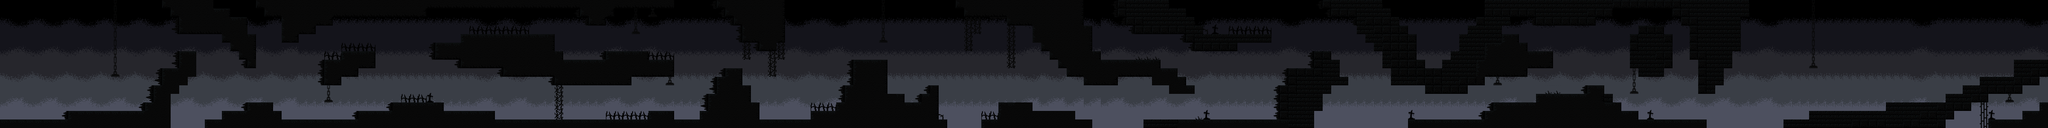

A 2D game scene composited from a Tiled map and its tileset images. What follows is a short description and the map's XML, with each tile layer's data collapsed to a summary:
An orthogonal 240x15 tile map with 16x16 px tiles, 3 tile layers (Kachelebene 2, colliedes, deaths), 5 tilesets and 221 objects.

<map version="1.2" tiledversion="1.3.1" orientation="orthogonal" renderorder="right-down" compressionlevel="0" width="240" height="15" tilewidth="16" tileheight="16" infinite="0" nextlayerid="23" nextobjectid="435">
 <editorsettings>
  <export target="." format="tmx" />
 </editorsettings>
 <tileset firstgid="1" source="tileset_15.tsx" />
 <tileset firstgid="41" name="bg_void_02" tilewidth="64" tileheight="240" tilecount="1" columns="1">
  <image source="bg_void_02.png" width="64" height="240" />
 </tileset>
 <tileset firstgid="42" name="spikess" tilewidth="16" tileheight="16" tilecount="2" columns="1">
  <image source="spikes.png" width="16" height="32" />
 </tileset>
 <tileset firstgid="44" name="dekopack1" tilewidth="16" tileheight="16" tilecount="10" columns="5">
  <image source="dekopack1.png" width="80" height="32" />
 </tileset>
 <tileset firstgid="54" name="Grave02" tilewidth="13" tileheight="18" tilecount="1" columns="1">
  <image source="Grave02.png" width="13" height="18" />
 </tileset>
 <layer id="10" name="Kachelebene 2" width="240" height="15">
  <data>[3600 cells, 149 non-empty, 2 distinct tile ids]</data>
 </layer>
 <objectgroup id="17" name="hitboxes">
  <object id="135" x="0" y="224" width="160" height="16" />
  <object id="147" x="2000" y="64" width="16" height="16" />
  <object id="148" x="1936" y="48" width="80" height="16" />
  <object id="149" x="1888" y="32" width="64" height="16" />
  <object id="150" x="1808" y="16" width="96" height="16" />
  <object id="151" x="1792" y="0" width="32" height="16" />
  <object id="163" x="672" y="208" width="80" height="16" />
  <object id="164" x="736" y="192" width="96" height="16" />
  <object id="165" x="816" y="208" width="112" height="16" />
  <object id="167" x="912" y="224" width="320" height="16" />
  <object id="168" x="1216" y="208" width="48" height="16" />
  <object id="169" x="1248" y="224" width="288" height="16" />
  <object id="170" x="1520" y="208" width="64" height="16" />
  <object id="171" x="1568" y="192" width="32" height="16" />
  <object id="172" x="1584" y="160" width="16" height="32" />
  <object id="175" x="1664" y="176" width="32" height="16" />
  <object id="176" x="1728" y="176" width="32" height="16" />
  <object id="177" x="1744" y="160" width="16" height="16" />
  <object id="178" x="1840" y="224" width="32" height="16" />
  <object id="182" x="608" y="15.1818" width="194" height="17.6364" />
  <object id="183" x="784" y="0" width="320" height="16" />
  <object id="184" x="1088" y="16" width="64" height="16" />
  <object id="185" x="1104" y="32" width="32" height="16" />
  <object id="186" x="1152" y="0" width="112" height="16" />
  <object id="187" x="1136" y="96" width="80" height="16" />
  <object id="188" x="1216" y="112" width="48" height="32" />
  <object id="189" x="1184" y="128" width="32" height="16" />
  <object id="190" x="1040" y="144" width="144" height="16" />
  <object id="191" x="944" y="128" width="96" height="16" />
  <object id="194" x="832" y="96" width="32" height="16" />
  <object id="195" x="864" y="112" width="80" height="16" />
  <object id="196" x="1040" y="96" width="16" height="16" />
  <object id="197" x="1056" y="112" width="80" height="16" />
  <object id="198" x="1344" y="0" width="32" height="16" />
  <object id="199" x="1360" y="16" width="32" height="16" />
  <object id="200" x="1376" y="32" width="32" height="16" />
  <object id="201" x="1392" y="48" width="32" height="32" />
  <object id="202" x="1424" y="64" width="32" height="32" />
  <object id="203" x="1456" y="0" width="16" height="80" />
  <object id="204" x="608" y="112" width="32" height="48" />
  <object id="205" x="640" y="96" width="32" height="48" />
  <object id="206" x="672" y="96" width="32" height="32" />
  <object id="207" x="2096" y="0" width="32" height="32" />
  <object id="208" x="2112" y="32" width="32" height="16" />
  <object id="209" x="2128" y="48" width="112" height="16" />
  <object id="210" x="2224" y="64" width="32" height="16" />
  <object id="212" x="2240" y="80" width="80" height="16" />
  <object id="214" x="2176" y="128" width="32" height="16" />
  <object id="215" x="2208" y="144" width="16" height="16" />
  <object id="217" x="2320" y="64" width="64" height="16" />
  <object id="218" x="2496" y="16" width="48" height="16" />
  <object id="219" x="2544" y="32" width="64" height="16" />
  <object id="227" x="2784" y="0" width="32" height="16" />
  <object id="228" x="2608" y="128" width="64" height="16" />
  <object id="229" x="2656" y="144" width="32" height="16" />
  <object id="230" x="2672" y="160" width="32" height="16" />
  <object id="231" x="2688" y="224" width="112" height="16" />
  <object id="232" x="2784" y="208" width="32" height="16" />
  <object id="233" x="2800" y="192" width="96" height="16" />
  <object id="234" x="2880" y="176" width="112" height="16" />
  <object id="235" x="2976" y="160" width="32" height="16" />
  <object id="236" x="2432" y="128" width="32" height="16" />
  <object id="249" x="2320" y="224" width="80" height="16" />
  <object id="258" x="3056" y="64" width="16" height="32" />
  <object id="259" x="3072" y="48" width="48" height="16" />
  <object id="260" x="3120" y="64" width="16" height="48" />
  <object id="261" x="3120" y="112" width="16" height="16" />
  <object id="262" x="2800" y="16" width="80" height="16" />
  <object id="263" x="2880" y="32" width="112" height="16" />
  <object id="264" x="2976" y="16" width="48" height="16" />
  <object id="265" x="3024" y="0" width="128" height="16" />
  <object id="266" x="3136" y="16" width="32" height="16" />
  <object id="267" x="3152" y="32" width="32" height="16" />
  <object id="268" x="3168" y="48" width="16" height="64" />
  <object id="269" x="3072" y="224" width="128" height="16" />
  <object id="273" x="2816" y="64" width="32" height="16" />
  <object id="274" x="2832" y="80" width="32" height="16" />
  <object id="275" x="2848" y="96" width="64" height="32" />
  <object id="276" x="2784" y="128" width="80" height="16" />
  <object id="277" x="2768" y="144" width="16" height="16" />
  <object id="278" x="2784" y="80" width="32" height="16" />
  <object id="288" x="3344" y="224" width="64" height="16" />
  <object id="289" x="3392" y="208" width="160" height="16" />
  <object id="290" x="3536" y="192" width="128" height="16" />
  <object id="291" x="3648" y="176" width="48" height="16" />
  <object id="292" x="3680" y="160" width="48" height="16" />
  <object id="293" x="3712" y="144" width="80" height="16" />
  <object id="294" x="3776" y="112" width="64" height="32" />
  <object id="330" x="3184" y="160" width="32" height="16" />
  <object id="336" x="1600" y="0.333333" width="17.6667" height="0.333333" />
  <object id="338" x="3536" y="0" width="49" height="2" />
  <object id="342" x="3585.33" y="-0.333333" width="27" height="3" />
  <object id="343" x="1600" y="112" width="64" height="16" />
  <object id="354" x="816" y="80" width="48" height="16" />
  <object id="355" x="864" y="64" width="176" height="16" />
  <object id="356" x="1024" y="80" width="16" height="16" />
  <object id="357" x="128" y="208" width="144" height="16" />
  <object id="358" x="304" y="0" width="16" height="16" />
  <object id="359" x="320" y="16" width="16" height="16" />
  </objectgroup>
 <layer id="18" name="colliedes" width="240" height="15">
  <data>[3600 cells, 1348 non-empty, 22 distinct tile ids]</data>
 </layer>
 <objectgroup id="13" name="dynamics">
  <!-- 66 objects omitted --></objectgroup>
 <layer id="19" name="deaths" width="240" height="15">
  <data>[3600 cells, 0 non-empty, 0 distinct tile ids]</data>
 </layer>
 <objectgroup id="16" name="deathcollids">
  <!-- 56 objects omitted --></objectgroup>
 <objectgroup id="21" name="Moving">
  <!-- 13 objects omitted --></objectgroup>
 <objectgroup id="22" name="movingdeco">
  <!-- 7 objects omitted --></objectgroup>
</map>
<!-- 122 of 221 objects omitted -->